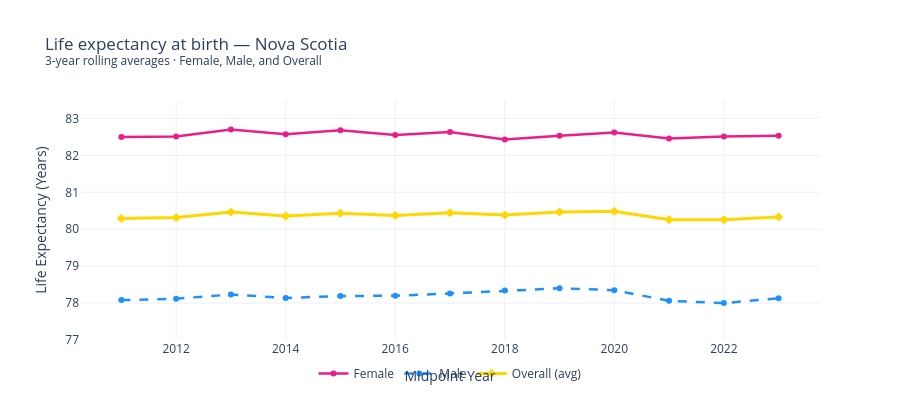

Here is the notebook cell this chart was saved with:
### Markdown cell above
### 2.2 Life Expectancy at Birth

Life expectancy data is reported as 3-year rolling averages (e.g., "2010 to 2012"). We extract the midpoint year and use **life expectancy at birth (age 0)** — the WHO/Statistics Canada standard for population-level health benchmarking.

**Why at birth?** It captures the full mortality burden across all ages compressed into a single number. Using life expectancy at, say, age 65 would only measure elderly survival — missing the impact of chronic disease on working-age Nova Scotians, which is exactly where socioeconomic effects are strongest.

**The free healthcare angle:** Under Canada's universal system, you'd hope life expectancy would be *rising* as healthcare improves. In NS, it has been essentially **flat** at ~80.3 years for a decade. This stagnation is itself a finding — access to care is necessary but not sufficient.

### Code cell
# ============================================================
# 2.2 LIFE EXPECTANCY → Province Level
# ============================================================
import plotly.graph_objects as go

# Also define NS colors and template if not already defined
NS = {
    'pink': '#E91E8C',
    'blue': '#1E90FF',
    'gold': '#FFD700',
    'teal': '#008080',
    'red':  '#E74C3C',
    'green':'#2ECC71',
}

NS_TEMPLATE = 'plotly_white'
life = pd.read_csv(os.path.join(BASE, "life_expectancy.csv"))
life_birth = life[life['Age group'] == '0 years'].copy()
life_birth['Year'] = life_birth['Year Period'].apply(lambda x: int(x.split(' to ')[0]) + 1)

# Keep gender-level for viz, then average for merge
life_gender = life_birth.groupby(['Year', 'Gender'])['Life Expectancy'].mean().reset_index()
life_yearly = life_birth.groupby('Year')['Life Expectancy'].mean().reset_index()
life_yearly.columns = ['Year', 'Life_Expectancy']

print(f"Life expectancy at birth: {life_yearly['Year'].min()}–{life_yearly['Year'].max()}")
print(f"Range: {life_yearly['Life_Expectancy'].min():.2f} – {life_yearly['Life_Expectancy'].max():.2f} years")
print(f"Total variation over decade: {life_yearly['Life_Expectancy'].max() - life_yearly['Life_Expectancy'].min():.2f} years")

# --- Interactive chart ---
fig = go.Figure()

for gender, color, dash in [('F', NS['pink'], 'solid'), ('M', NS['blue'], 'dash')]:
    gdata = life_gender[life_gender['Gender'] == gender]
    fig.add_trace(go.Scatter(
        x=gdata['Year'], y=gdata['Life Expectancy'],
        name=f"{'Female' if gender == 'F' else 'Male'}",
        mode='lines+markers', line=dict(width=2.5, color=color, dash=dash),
        marker=dict(size=6),
        hovertemplate='<b>%{fullData.name}</b><br>Year: %{x}<br>Life Exp: %{y:.2f} yrs<extra></extra>'
    ))

fig.add_trace(go.Scatter(
    x=life_yearly['Year'], y=life_yearly['Life_Expectancy'],
    name='Overall (avg)', mode='lines+markers',
    line=dict(width=3, color=NS['gold']),
    marker=dict(size=7, symbol='diamond'),
    hovertemplate='<b>Overall</b><br>Year: %{x}<br>Life Exp: %{y:.2f} yrs<extra></extra>'
))

fig.update_layout(
    template=NS_TEMPLATE,
    title='Life expectancy at birth — Nova Scotia<br><sup>3-year rolling averages · Female, Male, and Overall</sup>',
    xaxis_title='Midpoint Year', yaxis_title='Life Expectancy (Years)',
    yaxis=dict(range=[77, 83.5]),
    legend=dict(orientation='h', yanchor='bottom', y=-0.2, xanchor='center', x=0.5),
    height=420, hovermode='x unified'
)
fig.show()

### Figure 1 — Plotly figure (JSON) as saved in the notebook; plotly's stock layout.template omitted (floating-point values rounded to 4 significant figures)
{"data": [{"hovertemplate": "<b>%{fullData.name}</b><br>Year: %{x}<br>Life Exp: %{y:.2f} yrs<extra></extra>", "line": {"color": "#E91E8C", "dash": "solid", "width": 2.5}, "marker": {"size": 6}, "mode": "lines+markers", "name": "Female", "type": "scatter", "x": [2011, 2012, 2013, 2014, 2015, 2016, 2017, 2018, 2019, 2020, 2021, 2022, 2023], "y": [82.5, 82.51, 82.7, 82.57, 82.68, 82.55, 82.63, 82.43, 82.53, 82.62, 82.46, 82.51, 82.53]}, {"hovertemplate": "<b>%{fullData.name}</b><br>Year: %{x}<br>Life Exp: %{y:.2f} yrs<extra></extra>", "line": {"color": "#1E90FF", "dash": "dash", "width": 2.5}, "marker": {"size": 6}, "mode": "lines+markers", "name": "Male", "type": "scatter", "x": [2011, 2012, 2013, 2014, 2015, 2016, 2017, 2018, 2019, 2020, 2021, 2022, 2023], "y": [78.08, 78.12, 78.23, 78.14, 78.19, 78.2, 78.26, 78.34, 78.4, 78.35, 78.06, 78.0, 78.13]}, {"hovertemplate": "<b>Overall</b><br>Year: %{x}<br>Life Exp: %{y:.2f} yrs<extra></extra>", "line": {"color": "#FFD700", "width": 3}, "marker": {"size": 7, "symbol": "diamond"}, "mode": "lines+markers", "name": "Overall (avg)", "type": "scatter", "x": [2011, 2012, 2013, 2014, 2015, 2016, 2017, 2018, 2019, 2020, 2021, 2022, 2023], "y": [80.29, 80.31, 80.47, 80.35, 80.44, 80.38, 80.44, 80.39, 80.47, 80.48, 80.26, 80.25, 80.33]}], "layout": {"height": 420, "hovermode": "x unified", "legend": {"orientation": "h", "x": 0.5, "xanchor": "center", "y": -0.2, "yanchor": "bottom"}, "title": {"text": "Life expectancy at birth — Nova Scotia<br><sup>3-year rolling averages · Female, Male, and Overall</sup>"}, "xaxis": {"title": {"text": "Midpoint Year"}}, "yaxis": {"range": [77, 83.5], "title": {"text": "Life Expectancy (Years)"}}}}
